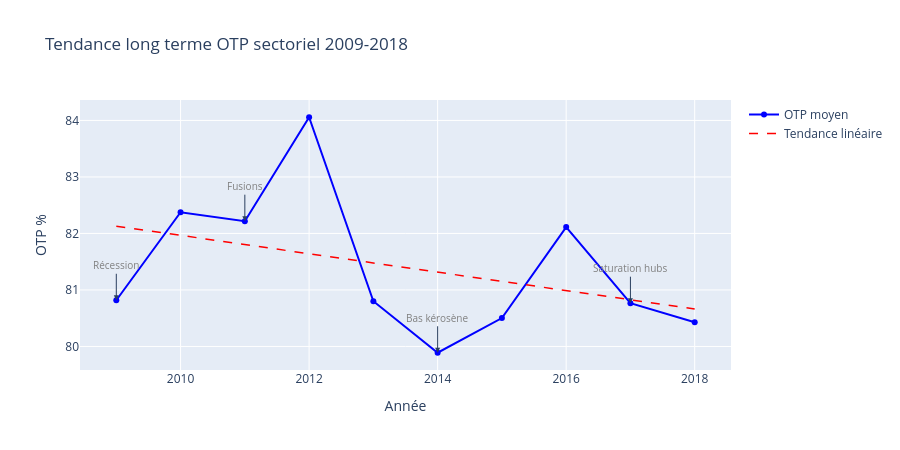

The cell this chart's notebook holds for it:
### Code cell
trend_annuel = df_monthly.groupby('YEAR')['otp_pct'].mean().reset_index()

import numpy as np
z    = np.polyfit(trend_annuel['YEAR'], trend_annuel['otp_pct'], 1)
p    = np.poly1d(z)
trend_annuel['regression'] = p(trend_annuel['YEAR'])

fig = go.Figure()
fig.add_scatter(x=trend_annuel['YEAR'], y=trend_annuel['otp_pct'],
                mode='lines+markers', name='OTP moyen', line=dict(color='blue', width=2))
fig.add_scatter(x=trend_annuel['YEAR'], y=trend_annuel['regression'],
                mode='lines', name='Tendance linéaire',
                line=dict(color='red', dash='dash', width=1.5))

contexte = {
    2009: 'Récession',
    2011: 'Fusions',
    2014: 'Bas kérosène',
    2017: 'Saturation hubs'
}

for annee, label in contexte.items():
    fig.add_annotation(
        x=annee,
        y=trend_annuel[trend_annuel['YEAR']==annee]['otp_pct'].values[0],
        text=label,
        showarrow=True,
        arrowhead=2,
        ax=0, ay=-35,
        font=dict(size=10, color='gray')
    )

fig.update_layout(
    title='Tendance long terme OTP sectoriel 2009-2018',
    xaxis_title='Année',
    yaxis_title='OTP %',
    height=450
)
fig.show()

### Figure 1 — Plotly figure (JSON) as saved in the notebook; plotly's stock layout.template omitted (floating-point values rounded to 4 significant figures)
{"data": [{"line": {"color": "blue", "width": 2}, "mode": "lines+markers", "name": "OTP moyen", "type": "scatter", "x": [2009, 2010, 2011, 2012, 2013, 2014, 2015, 2016, 2017, 2018], "y": [80.82, 82.38, 82.22, 84.06, 80.8, 79.89, 80.5, 82.11, 80.77, 80.43]}, {"line": {"color": "red", "dash": "dash", "width": 1.5}, "mode": "lines", "name": "Tendance linéaire", "type": "scatter", "x": [2009, 2010, 2011, 2012, 2013, 2014, 2015, 2016, 2017, 2018], "y": [82.13, 81.97, 81.8, 81.64, 81.48, 81.31, 81.15, 80.99, 80.83, 80.66]}], "layout": {"annotations": [{"arrowhead": 2, "ax": 0, "ay": -35, "font": {"color": "gray", "size": 10}, "showarrow": true, "text": "Récession", "x": 2009, "y": 80.82}, {"arrowhead": 2, "ax": 0, "ay": -35, "font": {"color": "gray", "size": 10}, "showarrow": true, "text": "Fusions", "x": 2011, "y": 82.22}, {"arrowhead": 2, "ax": 0, "ay": -35, "font": {"color": "gray", "size": 10}, "showarrow": true, "text": "Bas kérosène", "x": 2014, "y": 79.89}, {"arrowhead": 2, "ax": 0, "ay": -35, "font": {"color": "gray", "size": 10}, "showarrow": true, "text": "Saturation hubs", "x": 2017, "y": 80.77}], "height": 450, "title": {"text": "Tendance long terme OTP sectoriel 2009-2018"}, "xaxis": {"title": {"text": "Année"}}, "yaxis": {"title": {"text": "OTP %"}}}}
